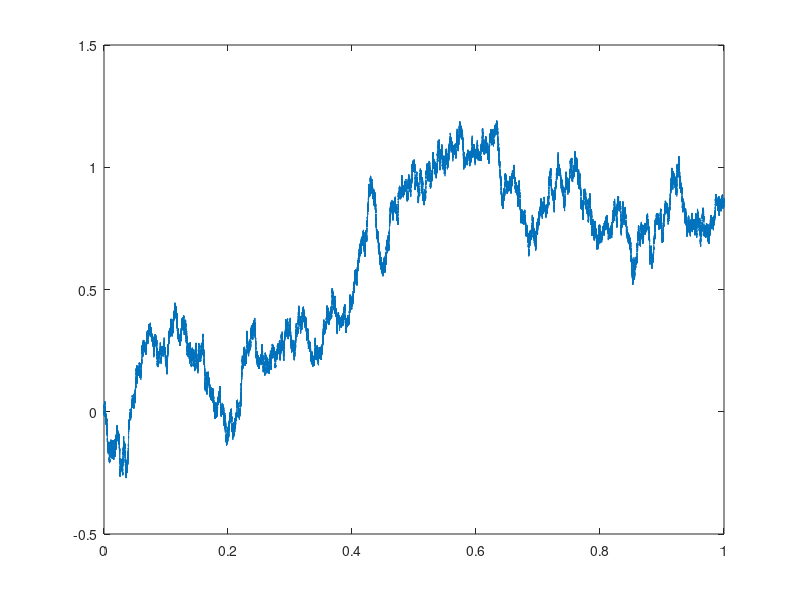

Recreate this plot in MATLAB. (Note: this script raises an error after producing the figure.)
% generating a Browninan Motion/Wiener Process with different values of T
clc;clear all;
addpath('d:/matlab.tools/db.toolbox/');

T = 1e6;
t = (0:1:T)'/T;                       % t is the column vector [0 1/T 2/T ... T/T=1]
W = [0; cumsum(randn(T,1))]/sqrt(T);  % S is running sum of N(0,1/T) variables
%seed(123)

%% plot the path of the Wiener process
plot(t,W);          
hline(0,'k-')
%title({['Wiener process with $T = ' int2str(T) '$']},'Interpreter','Latex')
setytick(1)
setplot([.6 .5],14);
%ylim([-.801 .401])
%print2pdf(['../lectures/graphics/bm_' num2str(T)])


